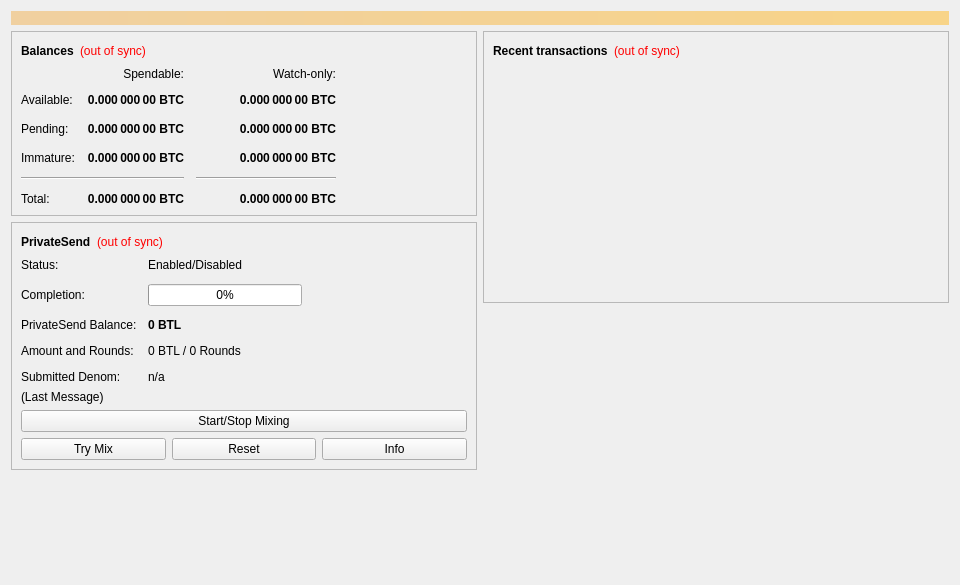
<?xml version="1.0" encoding="UTF-8"?>
<ui version="4.0">
 <class>OverviewPage</class>
 <widget class="QWidget" name="OverviewPage">
  <property name="geometry">
   <rect>
    <x>0</x>
    <y>0</y>
    <width>960</width>
    <height>585</height>
   </rect>
  </property>
  <property name="minimumSize">
   <size>
    <width>960</width>
    <height>0</height>
   </size>
  </property>
  <property name="windowTitle">
   <string>Form</string>
  </property>
  <layout class="QVBoxLayout" name="topLayout">
   <item>
    <widget class="QLabel" name="labelAlerts">
     <property name="visible">
      <bool>false</bool>
     </property>
     <property name="styleSheet">
      <string notr="true">QLabel { background-color: qlineargradient(x1: 0, y1: 0, x2: 1, y2: 0, stop:0 #F0D0A0, stop:1 #F8D488); color:#000000; }</string>
     </property>
     <property name="wordWrap">
      <bool>true</bool>
     </property>
     <property name="margin">
      <number>3</number>
     </property>
     <property name="textInteractionFlags">
      <set>Qt::TextSelectableByMouse</set>
     </property>
    </widget>
   </item>
   <item>
    <layout class="QHBoxLayout" name="horizontalLayout" stretch="1,1">
     <item>
      <layout class="QVBoxLayout" name="verticalLayout_2">
       <item>
        <widget class="QFrame" name="frame">
         <property name="frameShape">
          <enum>QFrame::StyledPanel</enum>
         </property>
         <property name="frameShadow">
          <enum>QFrame::Raised</enum>
         </property>
         <layout class="QVBoxLayout" name="verticalLayout_4">
          <item>
           <layout class="QHBoxLayout" name="horizontalLayout_4">
            <item>
             <widget class="QLabel" name="label_5">
              <property name="font">
               <font>
                <weight>75</weight>
                <bold>true</bold>
               </font>
              </property>
              <property name="text">
               <string>Balances</string>
              </property>
             </widget>
            </item>
            <item>
             <widget class="QLabel" name="labelWalletStatus">
              <property name="toolTip">
               <string>The displayed information may be out of date. Your wallet automatically synchronizes with the Bitcoin Light network after a connection is established, but this process has not completed yet.</string>
              </property>
              <property name="styleSheet">
               <string notr="true">QLabel { color: red; }</string>
              </property>
              <property name="text">
               <string notr="true">(out of sync)</string>
              </property>
              <property name="alignment">
               <set>Qt::AlignLeading|Qt::AlignLeft|Qt::AlignVCenter</set>
              </property>
             </widget>
            </item>
            <item>
             <spacer name="horizontalSpacer_3">
              <property name="orientation">
               <enum>Qt::Horizontal</enum>
              </property>
              <property name="sizeHint" stdset="0">
               <size>
                <width>40</width>
                <height>20</height>
               </size>
              </property>
             </spacer>
            </item>
           </layout>
          </item>
          <item>
           <layout class="QGridLayout" name="gridLayout">
            <property name="spacing">
             <number>12</number>
            </property>
            <item row="2" column="2">
             <widget class="QLabel" name="labelWatchPending">
              <property name="font">
               <font>
                <weight>75</weight>
                <bold>true</bold>
               </font>
              </property>
              <property name="cursor">
               <cursorShape>IBeamCursor</cursorShape>
              </property>
              <property name="toolTip">
               <string>Unconfirmed transactions to watch-only addresses</string>
              </property>
              <property name="text">
               <string notr="true">0.000 000 00 BTC</string>
              </property>
              <property name="alignment">
               <set>Qt::AlignRight|Qt::AlignTrailing|Qt::AlignVCenter</set>
              </property>
              <property name="textInteractionFlags">
               <set>Qt::LinksAccessibleByMouse|Qt::TextSelectableByKeyboard|Qt::TextSelectableByMouse</set>
              </property>
             </widget>
            </item>
            <item row="2" column="1">
             <widget class="QLabel" name="labelUnconfirmed">
              <property name="font">
               <font>
                <weight>75</weight>
                <bold>true</bold>
               </font>
              </property>
              <property name="cursor">
               <cursorShape>IBeamCursor</cursorShape>
              </property>
              <property name="toolTip">
               <string>Total of transactions that have yet to be confirmed, and do not yet count toward the spendable balance</string>
              </property>
              <property name="text">
               <string notr="true">0.000 000 00 BTC</string>
              </property>
              <property name="alignment">
               <set>Qt::AlignRight|Qt::AlignTrailing|Qt::AlignVCenter</set>
              </property>
              <property name="textInteractionFlags">
               <set>Qt::LinksAccessibleByMouse|Qt::TextSelectableByKeyboard|Qt::TextSelectableByMouse</set>
              </property>
             </widget>
            </item>
            <item row="3" column="2">
             <widget class="QLabel" name="labelWatchImmature">
              <property name="font">
               <font>
                <weight>75</weight>
                <bold>true</bold>
               </font>
              </property>
              <property name="cursor">
               <cursorShape>IBeamCursor</cursorShape>
              </property>
              <property name="toolTip">
               <string>Mined balance in watch-only addresses that has not yet matured</string>
              </property>
              <property name="text">
               <string notr="true">0.000 000 00 BTC</string>
              </property>
              <property name="alignment">
               <set>Qt::AlignRight|Qt::AlignTrailing|Qt::AlignVCenter</set>
              </property>
              <property name="textInteractionFlags">
               <set>Qt::LinksAccessibleByMouse|Qt::TextSelectableByKeyboard|Qt::TextSelectableByMouse</set>
              </property>
             </widget>
            </item>
            <item row="4" column="0" colspan="2">
             <widget class="Line" name="lineSpendableBalance">
              <property name="orientation">
               <enum>Qt::Horizontal</enum>
              </property>
             </widget>
            </item>
            <item row="4" column="2">
             <widget class="Line" name="lineWatchBalance">
              <property name="sizePolicy">
               <sizepolicy hsizetype="Preferred" vsizetype="Fixed">
                <horstretch>0</horstretch>
                <verstretch>0</verstretch>
               </sizepolicy>
              </property>
              <property name="minimumSize">
               <size>
                <width>140</width>
                <height>0</height>
               </size>
              </property>
              <property name="orientation">
               <enum>Qt::Horizontal</enum>
              </property>
             </widget>
            </item>
            <item row="5" column="0">
             <widget class="QLabel" name="labelTotalText">
              <property name="text">
               <string>Total:</string>
              </property>
             </widget>
            </item>
            <item row="3" column="1">
             <widget class="QLabel" name="labelImmature">
              <property name="font">
               <font>
                <weight>75</weight>
                <bold>true</bold>
               </font>
              </property>
              <property name="cursor">
               <cursorShape>IBeamCursor</cursorShape>
              </property>
              <property name="toolTip">
               <string>Mined balance that has not yet matured</string>
              </property>
              <property name="text">
               <string notr="true">0.000 000 00 BTC</string>
              </property>
              <property name="alignment">
               <set>Qt::AlignRight|Qt::AlignTrailing|Qt::AlignVCenter</set>
              </property>
              <property name="textInteractionFlags">
               <set>Qt::LinksAccessibleByMouse|Qt::TextSelectableByKeyboard|Qt::TextSelectableByMouse</set>
              </property>
             </widget>
            </item>
            <item row="2" column="3">
             <spacer name="horizontalSpacer_2">
              <property name="orientation">
               <enum>Qt::Horizontal</enum>
              </property>
              <property name="sizeHint" stdset="0">
               <size>
                <width>40</width>
                <height>20</height>
               </size>
              </property>
             </spacer>
            </item>
            <item row="3" column="0">
             <widget class="QLabel" name="labelImmatureText">
              <property name="text">
               <string>Immature:</string>
              </property>
             </widget>
            </item>
            <item row="5" column="1">
             <widget class="QLabel" name="labelTotal">
              <property name="font">
               <font>
                <weight>75</weight>
                <bold>true</bold>
               </font>
              </property>
              <property name="cursor">
               <cursorShape>IBeamCursor</cursorShape>
              </property>
              <property name="toolTip">
               <string>Your current total balance</string>
              </property>
              <property name="text">
               <string notr="true">0.000 000 00 BTC</string>
              </property>
              <property name="alignment">
               <set>Qt::AlignRight|Qt::AlignTrailing|Qt::AlignVCenter</set>
              </property>
              <property name="textInteractionFlags">
               <set>Qt::LinksAccessibleByMouse|Qt::TextSelectableByKeyboard|Qt::TextSelectableByMouse</set>
              </property>
             </widget>
            </item>
            <item row="5" column="2">
             <widget class="QLabel" name="labelWatchTotal">
              <property name="font">
               <font>
                <weight>75</weight>
                <bold>true</bold>
               </font>
              </property>
              <property name="cursor">
               <cursorShape>IBeamCursor</cursorShape>
              </property>
              <property name="toolTip">
               <string>Current total balance in watch-only addresses</string>
              </property>
              <property name="text">
               <string notr="true">0.000 000 00 BTC</string>
              </property>
              <property name="alignment">
               <set>Qt::AlignRight|Qt::AlignTrailing|Qt::AlignVCenter</set>
              </property>
              <property name="textInteractionFlags">
               <set>Qt::LinksAccessibleByMouse|Qt::TextSelectableByKeyboard|Qt::TextSelectableByMouse</set>
              </property>
             </widget>
            </item>
            <item row="0" column="2">
             <widget class="QLabel" name="labelWatchonly">
              <property name="text">
               <string>Watch-only:</string>
              </property>
              <property name="alignment">
               <set>Qt::AlignRight|Qt::AlignTrailing|Qt::AlignVCenter</set>
              </property>
             </widget>
            </item>
            <item row="1" column="0">
             <widget class="QLabel" name="labelBalanceText">
              <property name="text">
               <string>Available:</string>
              </property>
             </widget>
            </item>
            <item row="1" column="1">
             <widget class="QLabel" name="labelBalance">
              <property name="font">
               <font>
                <weight>75</weight>
                <bold>true</bold>
               </font>
              </property>
              <property name="cursor">
               <cursorShape>IBeamCursor</cursorShape>
              </property>
              <property name="toolTip">
               <string>Your current spendable balance</string>
              </property>
              <property name="text">
               <string notr="true">0.000 000 00 BTC</string>
              </property>
              <property name="alignment">
               <set>Qt::AlignRight|Qt::AlignTrailing|Qt::AlignVCenter</set>
              </property>
              <property name="textInteractionFlags">
               <set>Qt::LinksAccessibleByMouse|Qt::TextSelectableByKeyboard|Qt::TextSelectableByMouse</set>
              </property>
             </widget>
            </item>
            <item row="1" column="2">
             <widget class="QLabel" name="labelWatchAvailable">
              <property name="font">
               <font>
                <weight>75</weight>
                <bold>true</bold>
               </font>
              </property>
              <property name="cursor">
               <cursorShape>IBeamCursor</cursorShape>
              </property>
              <property name="toolTip">
               <string>Your current balance in watch-only addresses</string>
              </property>
              <property name="text">
               <string notr="true">0.000 000 00 BTC</string>
              </property>
              <property name="alignment">
               <set>Qt::AlignRight|Qt::AlignTrailing|Qt::AlignVCenter</set>
              </property>
              <property name="textInteractionFlags">
               <set>Qt::LinksAccessibleByMouse|Qt::TextSelectableByKeyboard|Qt::TextSelectableByMouse</set>
              </property>
             </widget>
            </item>
            <item row="2" column="0">
             <widget class="QLabel" name="labelPendingText">
              <property name="text">
               <string>Pending:</string>
              </property>
             </widget>
            </item>
            <item row="0" column="1">
             <widget class="QLabel" name="labelSpendable">
              <property name="text">
               <string>Spendable:</string>
              </property>
              <property name="alignment">
               <set>Qt::AlignRight|Qt::AlignTrailing|Qt::AlignVCenter</set>
              </property>
             </widget>
            </item>
           </layout>
          </item>
         </layout>
        </widget>
       </item>
       <item>
        <widget class="QFrame" name="framePrivateSend">
         <property name="layoutDirection">
          <enum>Qt::LeftToRight</enum>
         </property>
         <property name="frameShape">
          <enum>QFrame::StyledPanel</enum>
         </property>
         <property name="frameShadow">
          <enum>QFrame::Raised</enum>
         </property>
         <layout class="QVBoxLayout" name="VerticalLayout_PS1">
          <item>
           <layout class="QHBoxLayout" name="horizontalLayout_5">
            <item>
             <widget class="QLabel" name="labelPrivateSendHeader">
              <property name="font">
               <font>
                <weight>75</weight>
                <bold>true</bold>
               </font>
              </property>
              <property name="text">
               <string>PrivateSend</string>
              </property>
             </widget>
            </item>
            <item>
             <widget class="QLabel" name="labelPrivateSendSyncStatus">
              <property name="toolTip">
               <string>The displayed information may be out of date. Your wallet automatically synchronizes with the Bitcoin Light network after a connection is established, but this process has not completed yet.</string>
              </property>
              <property name="styleSheet">
               <string notr="true">QLabel { color: red; }</string>
              </property>
              <property name="text">
               <string notr="true">(out of sync)</string>
              </property>
              <property name="alignment">
               <set>Qt::AlignLeading|Qt::AlignLeft|Qt::AlignVCenter</set>
              </property>
             </widget>
            </item>
            <item>
             <spacer name="horizontalSpacer_4">
              <property name="orientation">
               <enum>Qt::Horizontal</enum>
              </property>
              <property name="sizeHint" stdset="0">
               <size>
                <width>40</width>
                <height>20</height>
               </size>
              </property>
             </spacer>
            </item>
           </layout>
          </item>
          <item>
           <layout class="QFormLayout" name="privateSendFormLayout">
            <property name="fieldGrowthPolicy">
             <enum>QFormLayout::AllNonFixedFieldsGrow</enum>
            </property>
            <property name="horizontalSpacing">
             <number>11</number>
            </property>
            <property name="verticalSpacing">
             <number>12</number>
            </property>
            <item row="0" column="0">
             <widget class="QLabel" name="labelPrivateSendEnabledText">
              <property name="text">
               <string>Status:</string>
              </property>
             </widget>
            </item>
            <item row="0" column="1">
             <widget class="QLabel" name="labelPrivateSendEnabled">
              <property name="text">
               <string>Enabled/Disabled</string>
              </property>
             </widget>
            </item>
            <item row="1" column="0">
             <widget class="QLabel" name="labelCompletitionText">
              <property name="text">
               <string>Completion:</string>
              </property>
             </widget>
            </item>
            <item row="1" column="1">
             <widget class="QProgressBar" name="privateSendProgress">
              <property name="maximumSize">
               <size>
                <width>154</width>
                <height>16777215</height>
               </size>
              </property>
              <property name="value">
               <number>0</number>
              </property>
             </widget>
            </item>
            <item row="2" column="0">
             <widget class="QLabel" name="labelAnonymizedText">
              <property name="text">
               <string>PrivateSend Balance:</string>
              </property>
             </widget>
            </item>
            <item row="2" column="1">
             <widget class="QLabel" name="labelAnonymized">
              <property name="font">
               <font>
                <weight>75</weight>
                <bold>true</bold>
               </font>
              </property>
              <property name="text">
               <string notr="true">0 BTL</string>
              </property>
             </widget>
            </item>
            <item row="3" column="0">
             <widget class="QLabel" name="labelAmountAndRoundsText">
              <property name="text">
               <string>Amount and Rounds:</string>
              </property>
             </widget>
            </item>
            <item row="3" column="1">
             <widget class="QLabel" name="labelAmountRounds">
              <property name="text">
               <string>0 BTL / 0 Rounds</string>
              </property>
             </widget>
            </item>
            <item row="4" column="0">
             <widget class="QLabel" name="labelSubmittedDenomText">
              <property name="text">
               <string>Submitted Denom:</string>
              </property>
             </widget>
            </item>
            <item row="4" column="1">
             <widget class="QLabel" name="labelSubmittedDenom">
              <property name="toolTip">
               <string>The denominations you submitted to the Masternode.&lt;br&gt;To mix, other users must submit the exact same denominations.</string>
              </property>
              <property name="text">
               <string>n/a</string>
              </property>
             </widget>
            </item>
           </layout>
          </item>
          <item>
           <layout class="QVBoxLayout" name="VerticalLayout_PS">
            <item>
             <widget class="QLabel" name="labelPrivateSendLastMessage">
              <property name="text">
               <string>(Last Message)</string>
              </property>
              <property name="alignment">
               <set>Qt::AlignLeading|Qt::AlignLeft|Qt::AlignTop</set>
              </property>
              <property name="wordWrap">
               <bool>true</bool>
              </property>
             </widget>
            </item>
            <item>
             <widget class="QPushButton" name="togglePrivateSend">
              <property name="sizePolicy">
               <sizepolicy hsizetype="MinimumExpanding" vsizetype="Fixed">
                <horstretch>0</horstretch>
                <verstretch>0</verstretch>
               </sizepolicy>
              </property>
              <property name="text">
               <string>Start/Stop Mixing</string>
              </property>
             </widget>
            </item>
            <item>
             <layout class="QHBoxLayout" name="horizontalLayout_debugbuttons">
              <item>
               <widget class="QPushButton" name="privateSendAuto">
                <property name="sizePolicy">
                 <sizepolicy hsizetype="MinimumExpanding" vsizetype="Fixed">
                  <horstretch>0</horstretch>
                  <verstretch>0</verstretch>
                 </sizepolicy>
                </property>
                <property name="toolTip">
                 <string>Try to manually submit a PrivateSend request.</string>
                </property>
                <property name="text">
                 <string>Try Mix</string>
                </property>
               </widget>
              </item>
              <item>
               <widget class="QPushButton" name="privateSendReset">
                <property name="sizePolicy">
                 <sizepolicy hsizetype="MinimumExpanding" vsizetype="Fixed">
                  <horstretch>0</horstretch>
                  <verstretch>0</verstretch>
                 </sizepolicy>
                </property>
                <property name="toolTip">
                 <string>Reset the current status of PrivateSend (can interrupt PrivateSend if it's in the process of Mixing, which can cost you money!)</string>
                </property>
                <property name="autoFillBackground">
                 <bool>false</bool>
                </property>
                <property name="text">
                 <string>Reset</string>
                </property>
               </widget>
              </item>
              <item>
               <widget class="QPushButton" name="privateSendInfo">
                <property name="sizePolicy">
                 <sizepolicy hsizetype="MinimumExpanding" vsizetype="Fixed">
                  <horstretch>0</horstretch>
                  <verstretch>0</verstretch>
                 </sizepolicy>
                </property>
                <property name="toolTip">
                 <string>Information about PrivateSend and Mixing</string>
                </property>
                <property name="text">
                 <string>Info</string>
                </property>
               </widget>
              </item>
             </layout>
            </item>
           </layout>
          </item>
         </layout>
        </widget>
       </item>
       <item>
        <spacer name="verticalSpacer">
         <property name="orientation">
          <enum>Qt::Vertical</enum>
         </property>
         <property name="sizeHint" stdset="0">
          <size>
           <width>20</width>
           <height>40</height>
          </size>
         </property>
        </spacer>
       </item>
      </layout>
     </item>
     <item>
      <layout class="QVBoxLayout" name="verticalLayout_3">
       <item>
        <widget class="QFrame" name="frame_2">
         <property name="frameShape">
          <enum>QFrame::StyledPanel</enum>
         </property>
         <property name="frameShadow">
          <enum>QFrame::Raised</enum>
         </property>
         <layout class="QVBoxLayout" name="verticalLayout">
          <item>
           <layout class="QHBoxLayout" name="horizontalLayout_2">
            <item>
             <widget class="QLabel" name="label_4">
              <property name="font">
               <font>
                <weight>75</weight>
                <bold>true</bold>
               </font>
              </property>
              <property name="text">
               <string>Recent transactions</string>
              </property>
             </widget>
            </item>
            <item>
             <widget class="QLabel" name="labelTransactionsStatus">
              <property name="toolTip">
               <string>The displayed information may be out of date. Your wallet automatically synchronizes with the Bitcoin Light network after a connection is established, but this process has not completed yet.</string>
              </property>
              <property name="styleSheet">
               <string notr="true">QLabel { color: red; }</string>
              </property>
              <property name="text">
               <string notr="true">(out of sync)</string>
              </property>
              <property name="alignment">
               <set>Qt::AlignLeading|Qt::AlignLeft|Qt::AlignVCenter</set>
              </property>
             </widget>
            </item>
            <item>
             <spacer name="horizontalSpacer">
              <property name="orientation">
               <enum>Qt::Horizontal</enum>
              </property>
              <property name="sizeHint" stdset="0">
               <size>
                <width>40</width>
                <height>20</height>
               </size>
              </property>
             </spacer>
            </item>
           </layout>
          </item>
          <item>
           <widget class="QListView" name="listTransactions">
            <property name="styleSheet">
             <string notr="true">QListView { background: transparent; }</string>
            </property>
            <property name="frameShape">
             <enum>QFrame::NoFrame</enum>
            </property>
            <property name="verticalScrollBarPolicy">
             <enum>Qt::ScrollBarAlwaysOff</enum>
            </property>
            <property name="horizontalScrollBarPolicy">
             <enum>Qt::ScrollBarAlwaysOff</enum>
            </property>
            <property name="selectionMode">
             <enum>QAbstractItemView::NoSelection</enum>
            </property>
           </widget>
          </item>
         </layout>
        </widget>
       </item>
       <item>
        <spacer name="verticalSpacer_2">
         <property name="orientation">
          <enum>Qt::Vertical</enum>
         </property>
         <property name="sizeHint" stdset="0">
          <size>
           <width>20</width>
           <height>40</height>
          </size>
         </property>
        </spacer>
       </item>
      </layout>
     </item>
    </layout>
   </item>
  </layout>
 </widget>
 <resources/>
 <connections/>
</ui>
